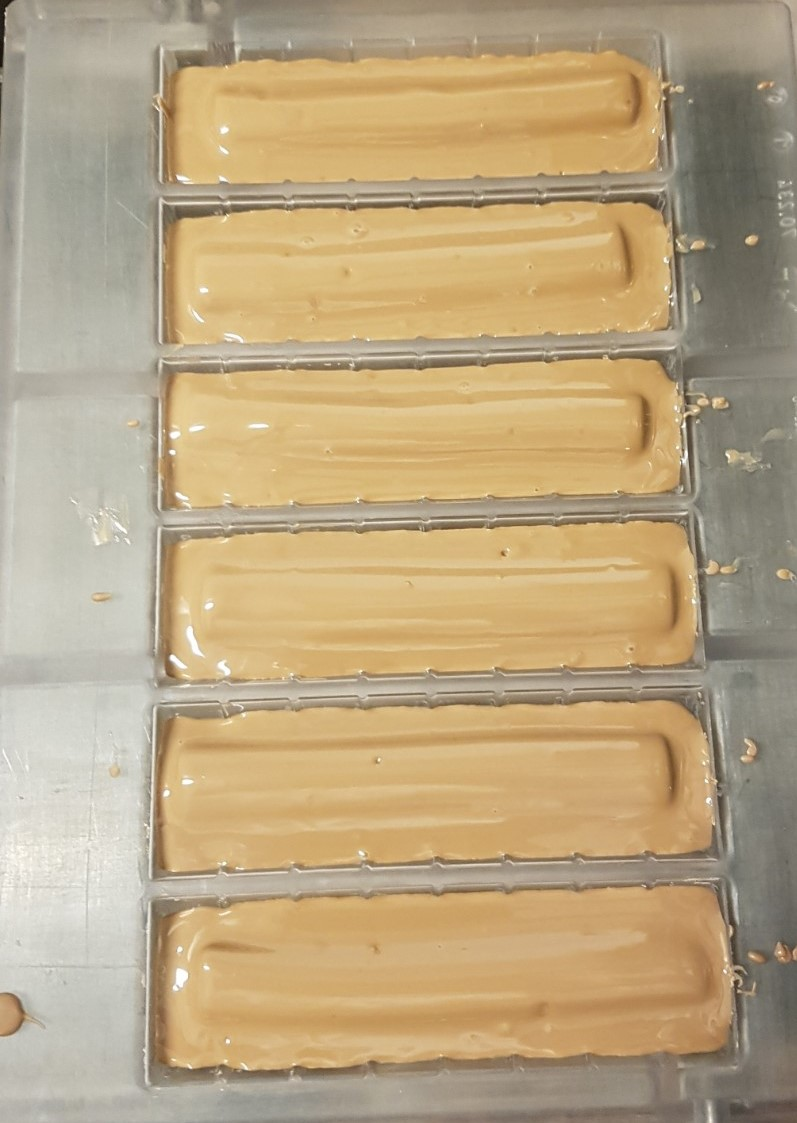
#> input picture color/raw-chocolate.jpg, 797 x 1123 px
$ python cannny.py --image raw-chocolate.jpg
#> lines starting #> are read from the running program, lines starting #| are printed output that depends on the picture
# [45 lines of commented-out code are left out]
import numpy as np
import argparse
import glob
import cv2
def auto_canny(image, sigma=0.33):
	# compute the median of the single channel pixel intensities
	v = np.median(image)
	# apply automatic Canny edge detection using the computed median
	lower = int(max(0, (1.0 - sigma) * v))
	upper = int(min(255, (1.0 + sigma) * v))
	edged = cv2.Canny(image, lower, upper)
	# return the edged image
	return edged

# construct the argument parse and parse the arguments


# loop over the images
print('line 66')
# for imagePath in glob.glob(args["images"] + "/*.jpg"):
print('line 68')
# load the image, convert it to grayscale, and blur it slightly

ap = argparse.ArgumentParser()
ap.add_argument("-i", "--image", help = "path to the image")
args = vars(ap.parse_args())
# load the image
image = cv2.imread(args["image"])
#> image is the input picture: shape (1123, 797, 3); mean B, G, R 129.8, 165.9, 186.8


gray = cv2.cvtColor(image, cv2.COLOR_BGR2GRAY)
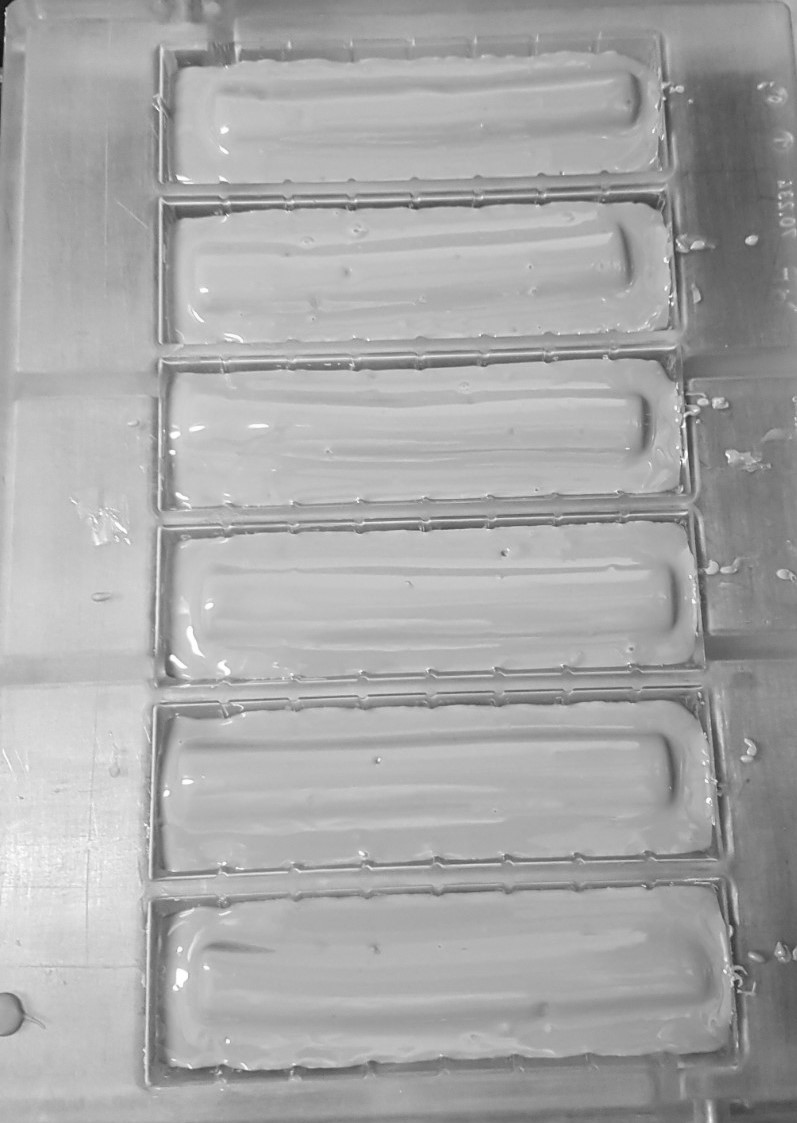
#> gray: shape (1123, 797); min 16, max 255, mean 168
blurred = cv2.GaussianBlur(gray, (3, 3), 0)
# apply Canny edge detection using a wide threshold, tight
# threshold, and automatically determined threshold
wide = cv2.Canny(blurred, 10, 200)
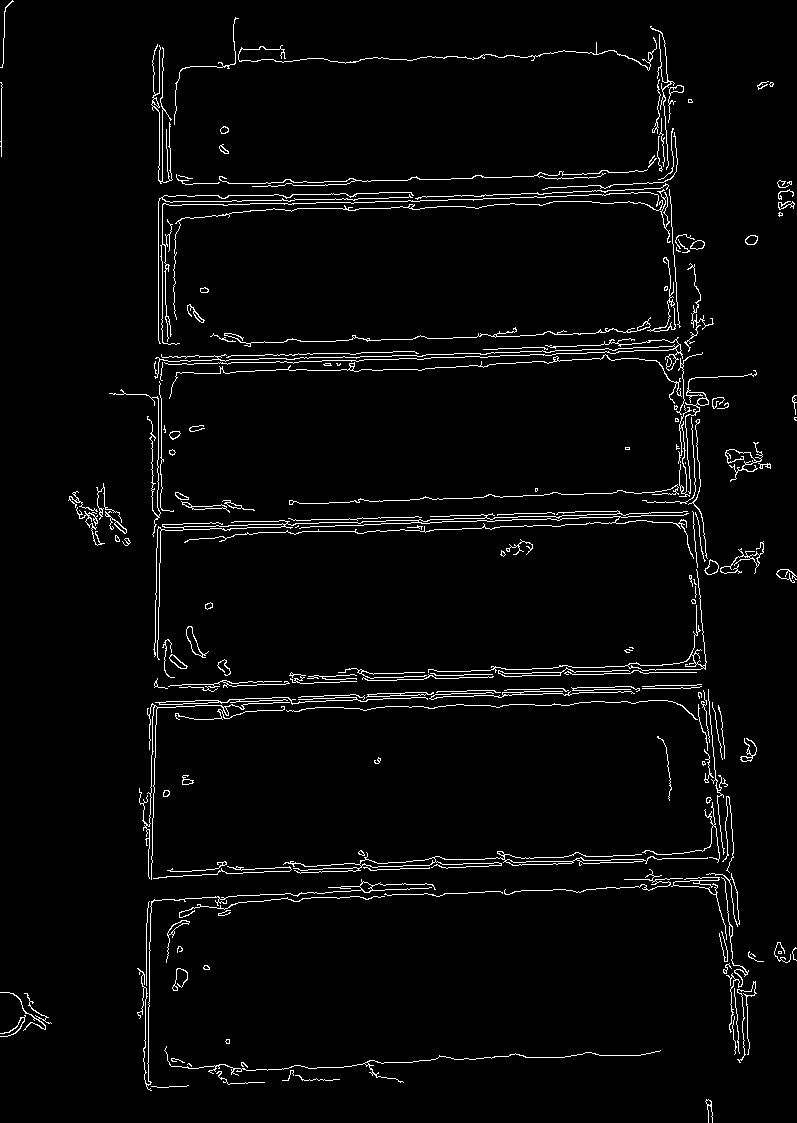
#> wide: shape (1123, 797); 3.1% white in thin lines or dots
tight = cv2.Canny(blurred, 225, 250)
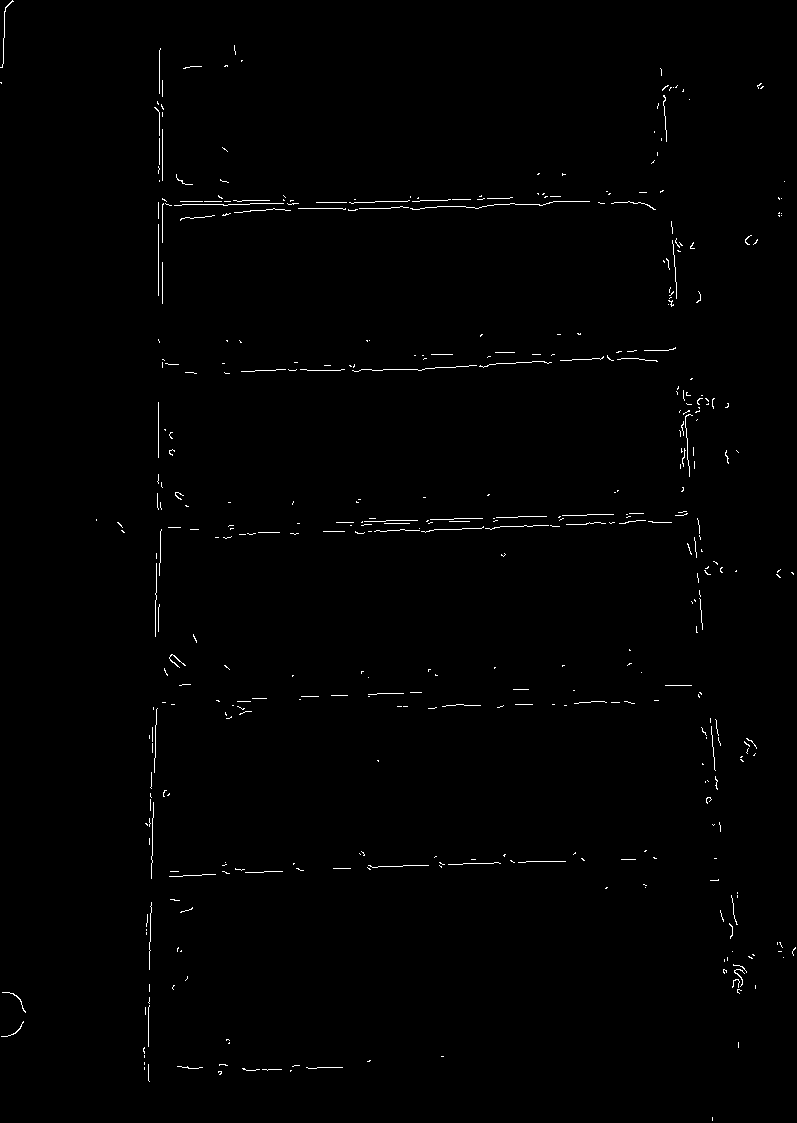
#> tight: shape (1123, 797); 0.68% white in thin lines or dots
auto = auto_canny(blurred)
#> in auto_canny, `v = np.median(image)`: v = 175
#> in auto_canny, `lower = int(max(0, (1.0 - sigma) * v))`: lower = 117
#> in auto_canny, `upper = int(min(255, (1.0 + sigma) * v))`: upper = 232
#> in auto_canny, `edged = cv2.Canny(image, lower, upper)`:
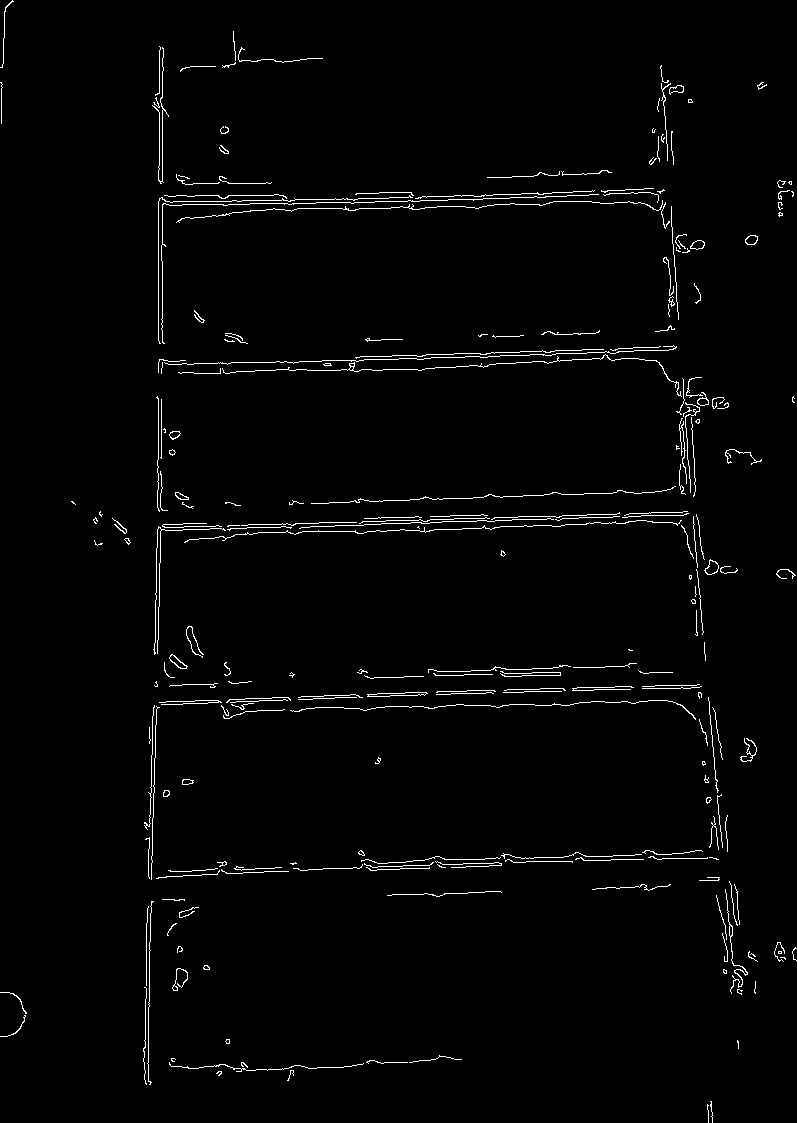
#> edged: shape (1123, 797); 1.8% white in thin lines or dots
# show the images
cv2.imshow("Original", image)
cv2.imshow("Edges", np.hstack([wide, tight, auto]))
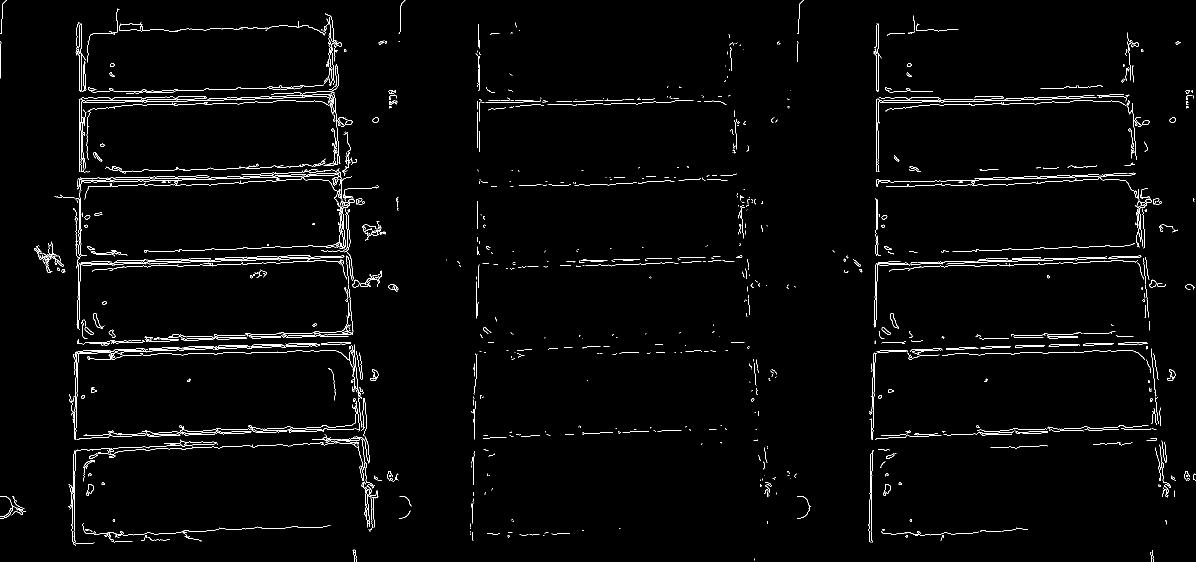
#> window 'Edges': shape (1123, 2391) (shown at 1/2 size); 1.9% white in thin lines or dots
cv2.waitKey(0)

$ run again, with color/d-chocolate.jpg copied over color/raw-chocolate.jpg
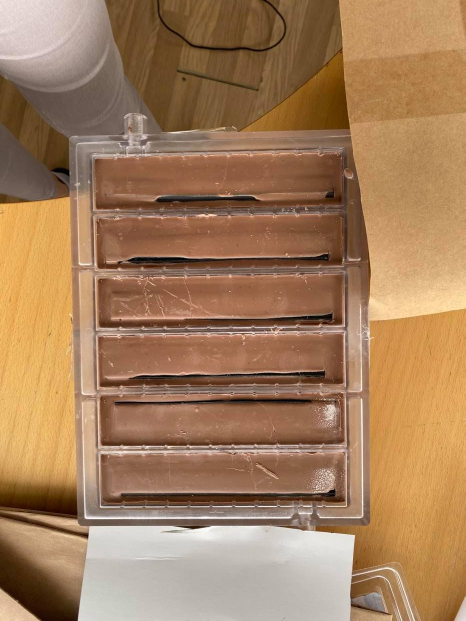
#> input picture color/d-chocolate.jpg, 931 x 1242 px (shown at 1/2 size)
#> image is the input picture: shape (1242, 931, 3); mean B, G, R 92.1, 126.3, 163.4
#> `wide = cv2.Canny(blurred, 10, 200)`:
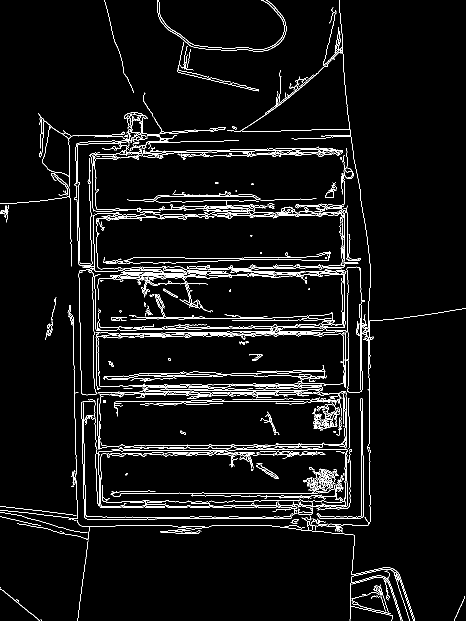
#> wide: shape (1242, 931) (shown at 1/2 size); 4.5% white in thin lines or dots
#> tight: shape (1242, 931); 1.3% white in thin lines or dots
#> v = 134
#> lower = 89
#> upper = 178
#> edged: shape (1242, 931); 3.5% white in thin lines or dots
#> `cv2.imshow("Edges", np.hstack([wide, tight, auto]))`:
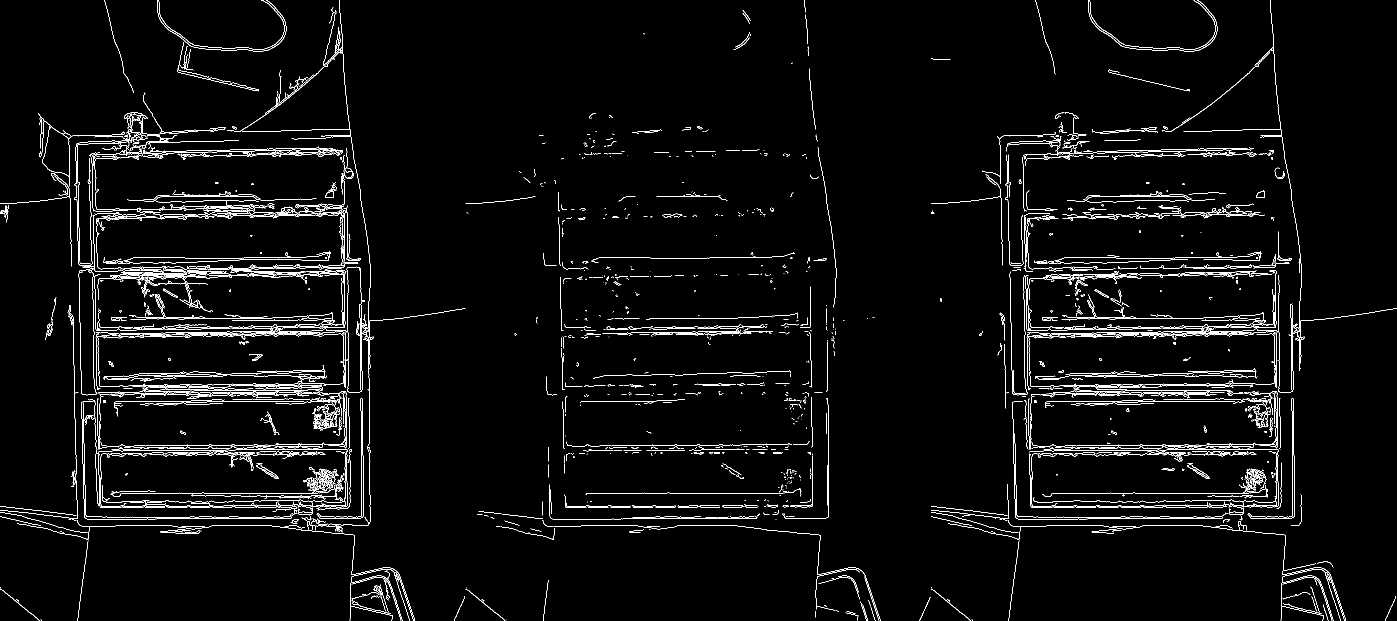
#> window 'Edges': shape (1242, 2793) (shown at 1/2 size); 3.1% white in thin lines or dots
